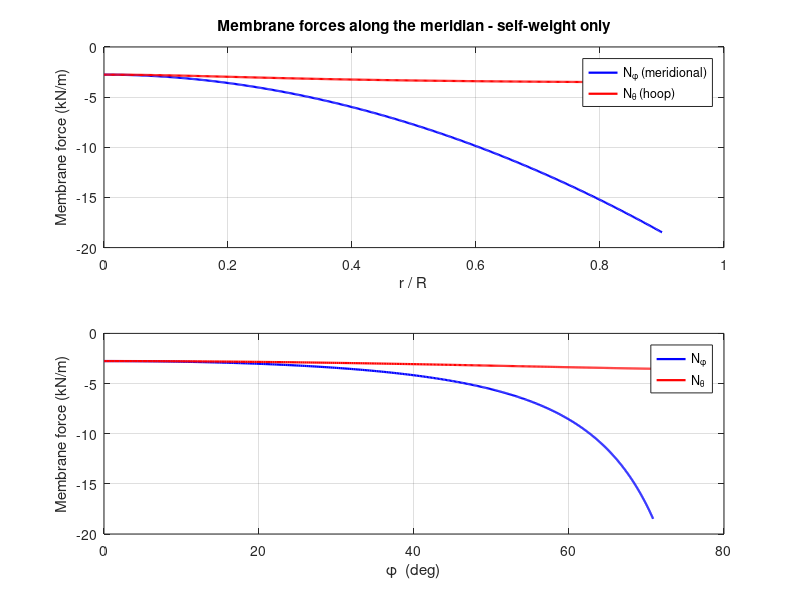

This figure's MATLAB source: (Note: this script raises an error after producing the figure.)

%           analytically for the meridian  f(r) = a*r^2.
%     Vertical equilibrium of the cap above radius r:
%         N_phi   = - W(r) / (2*pi*r*sin(phi))
%         W(r)    = total self-weight of the shell above the parallel at r
%     Equilibrium normal to the shell surface:
%         N_phi/R1 + N_theta/R2 = -Z ,      Z = q0*cos(phi)
%         N_theta = -R2*q0*cos(phi) - N_phi*(R2/R1)

clear; clc; close all;


R      = 5.0;     
H      = 8.0;       
t      = 0.15;      
gamma  = 23.544;       
r_edge_ratio = 0.90;                                             
r_eval_ratio = 0.60;                        
n_pts  = 500;         

a  = H / R^2;        
q0 = gamma * t;      
fprintf('Parabola coefficient   a  = %.5f  (1/m)\n', a);
fprintf('Self-weight per area   q0 = %.4f kN/m^2\n\n', q0);

r_min = 1e-4 * R;  
r     = linspace(r_min, r_edge_ratio*R, n_pts).';

%     f(r)  = a*r^2
%     f'(r) = 2*a*r = tan(phi)

fp   = 2*a*r;                           
phi  = atan(fp);                     
sphi = fp ./ sqrt(1 + fp.^2);             % sin(phi)
cphi = 1  ./ sqrt(1 + fp.^2);             % cos(phi)

R1 = (1 + fp.^2).^1.5 / (2*a);            % meridional radius of curvature
R2 = r ./ sphi;                           % second principal radius


W = (pi*q0/(6*a^2)) .* ( (1 + 4*a^2*r.^2).^1.5 - 1 );


N_phi   = - W ./ (2*pi*r.*sphi);
N_theta = - R2.*q0.*cphi - N_phi.*(R2./R1);

% analytic apex limit (r -> 0), used only as a reference / sanity check
N_phi0   = -q0/(4*a);
N_theta0 = N_phi0;                        % N_phi = N_theta at the apex
fprintf('Apex values (r=0):   N_phi = N_theta = %.4f kN/m\n\n', N_phi0);

sigma_phi   = N_phi   / t;     % [kN/m^2 = kPa]
sigma_theta = N_theta / t;     % [kN/m^2 = kPa]

figure('Color','w');
subplot(2,1,1)
plot(r/R, N_phi, 'b-', 'LineWidth', 1.6); hold on
plot(r/R, N_theta, 'r-', 'LineWidth', 1.6);
xlabel('r / R'); ylabel('Membrane force (kN/m)');
legend('N_\phi (meridional)','N_\theta (hoop)','Location','best');
title('Membrane forces along the meridian - self-weight only'); grid on

subplot(2,1,2)
plot(rad2deg(phi), N_phi, 'b-', 'LineWidth', 1.6); hold on
plot(rad2deg(phi), N_theta, 'r-', 'LineWidth', 1.6);
xlabel('\phi  (deg)'); ylabel('Membrane force (kN/m)');
legend('N_\phi','N_\theta','Location','best'); grid on

ratios_report = (0:0.1:r_edge_ratio).';
r_report      = ratios_report * R;

phi_r  = atan(2*a*r_report);
sphi_r = sin(phi_r);
cphi_r = cos(phi_r);
R1_r   = (1 + (2*a*r_report).^2).^1.5 / (2*a);
R2_r   = r_report ./ max(sphi_r, eps);
W_r    = (pi*q0/(6*a^2)) .* ((1 + 4*a^2*r_report.^2).^1.5 - 1);

Nphi_r      = -W_r ./ (2*pi*max(r_report,eps).*max(sphi_r,eps));
Nphi_r(1)   = N_phi0;                      % use analytic apex value
Ntheta_r    = -R2_r.*q0.*cphi_r - Nphi_r.*(R2_r./R1_r);
Ntheta_r(1) = N_theta0;

sigphi_r   = Nphi_r   / t;
sigtheta_r = Ntheta_r / t;

T = table(ratios_report, r_report, rad2deg(phi_r), Nphi_r, Ntheta_r, ...
          sigphi_r, sigtheta_r, ...
    'VariableNames', {'r_over_R','r_m','phi_deg','N_phi_kNm','N_theta_kNm', ...
                       'sigma_phi_kPa','sigma_theta_kPa'});

disp('Membrane theory results along the meridian:');
disp(T)

writetable(T, 'membrane_theory_results.csv');

r_eval    = r_eval_ratio * R;
phi_eval  = atan(2*a*r_eval);
sphi_eval = sin(phi_eval);
cphi_eval = cos(phi_eval);
R1_eval   = (1 + (2*a*r_eval)^2)^1.5 / (2*a);
R2_eval   = r_eval / sphi_eval;
W_eval    = (pi*q0/(6*a^2)) * ((1 + 4*a^2*r_eval^2)^1.5 - 1);

Nphi_eval     = -W_eval / (2*pi*r_eval*sphi_eval);
Ntheta_eval   = -R2_eval*q0*cphi_eval - Nphi_eval*(R2_eval/R1_eval);
sigphi_eval   = Nphi_eval   / t;
sigtheta_eval = Ntheta_eval / t;

fprintf('\n--- Comparison point (away from support edge, r/R = %.2f) ---\n', r_eval_ratio);
fprintf('r = %.3f m ,  phi = %.2f deg\n', r_eval, rad2deg(phi_eval));
fprintf('N_phi   (membrane theory) = %8.3f kN/m  ->  sigma_phi   = %8.2f kPa\n', Nphi_eval, sigphi_eval);
fprintf('N_theta (membrane theory) = %8.3f kN/m  ->  sigma_theta = %8.2f kPa\n', Ntheta_eval, sigtheta_eval);

% --- paste your FE (finite element) results here to compare ------------
N_phi_FE   = [];   % <-- fill in from SAP2000 / ANSYS / ABAQUS
N_theta_FE = [];
if ~isempty(N_phi_FE) && ~isempty(N_theta_FE)
    fprintf('\n--- FE comparison ---\n');
    fprintf('N_phi:   FE = %.3f kN/m , difference = %.2f %%\n', ...
        N_phi_FE, 100*(N_phi_FE - Nphi_eval)/Nphi_eval);
    fprintf('N_theta: FE = %.3f kN/m , difference = %.2f %%\n', ...
        N_theta_FE, 100*(N_theta_FE - Ntheta_eval)/Ntheta_eval);
end
